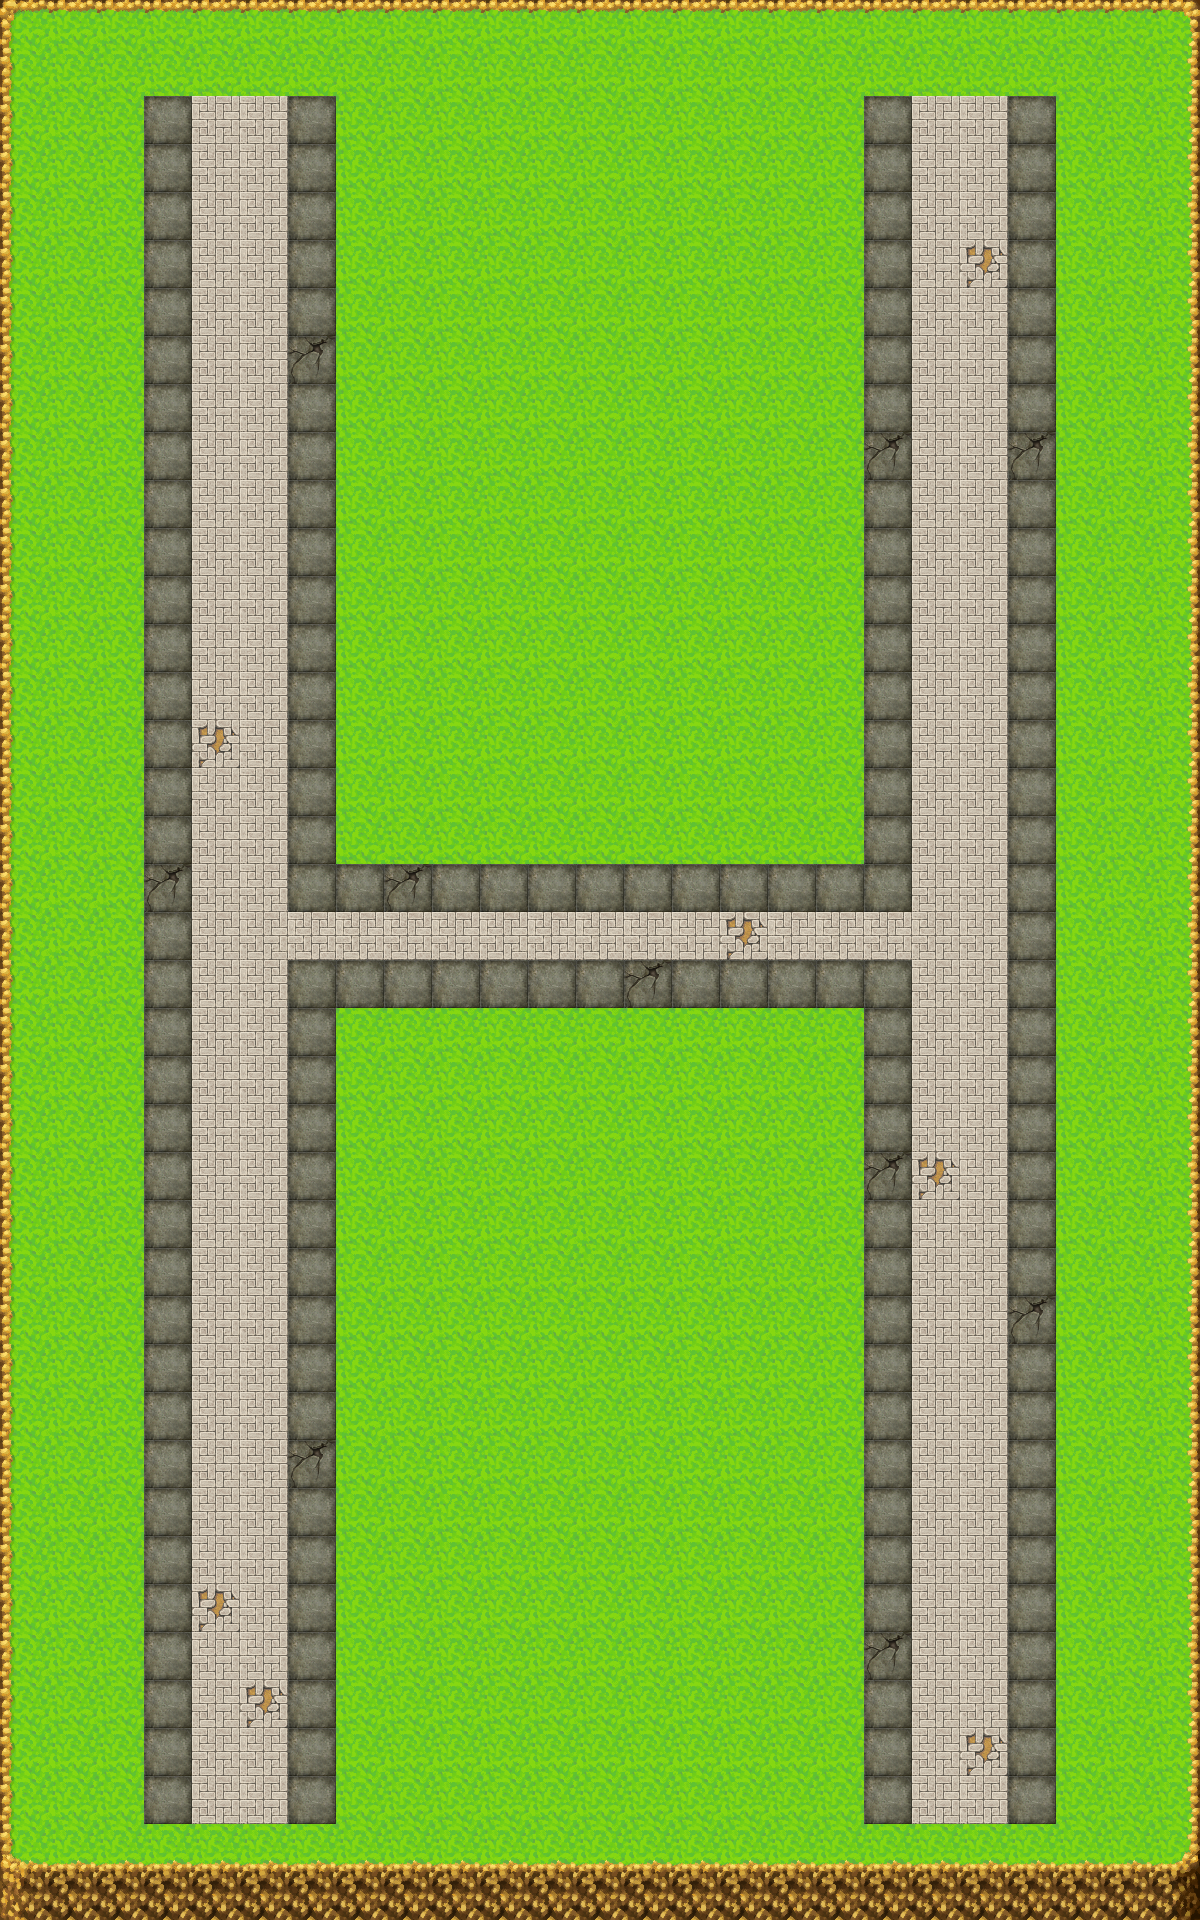

This is a level from a 2D game, rendered from its Tiled map with the project's own tilesets. A one-line summary and the complete map file follow:
An orthogonal 25x40 tile map with 48x48 px tiles, 1 tile layer (Ground).

<map version="1.0" tiledversion="1.1.1" orientation="orthogonal" renderorder="right-down" width="25" height="40" tilewidth="48" tileheight="48" infinite="0" nextobjectid="1">
 <tileset firstgid="1" name="Outside_A5" tilewidth="48" tileheight="48" tilecount="128" columns="8">
  <image source="Outside_A5.png" width="384" height="768" />
 </tileset>
 <layer name="Ground" width="25" height="40">
  <data encoding="csv">
89,90,90,90,90,90,90,90,90,90,90,90,90,90,90,90,90,90,90,90,90,90,90,90,91,
97,98,98,98,98,98,98,98,98,98,98,98,98,98,98,98,98,98,98,98,98,98,98,98,99,
97,98,98,53,36,36,53,98,98,98,98,98,98,98,98,98,98,98,53,36,36,53,98,98,99,
97,98,98,53,36,36,53,98,98,98,98,98,98,98,98,98,98,98,53,36,36,53,98,98,99,
97,98,98,53,36,36,53,98,98,98,98,98,98,98,98,98,98,98,53,36,36,53,98,98,99,
97,98,98,53,36,36,53,98,98,98,98,98,98,98,98,98,98,98,53,36,40,53,98,98,99,
97,98,98,53,36,36,53,98,98,98,98,98,98,98,98,98,98,98,53,36,36,53,98,98,99,
97,98,98,53,36,36,54,98,98,98,98,98,98,98,98,98,98,98,53,36,36,53,98,98,99,
97,98,98,53,36,36,53,98,98,98,98,98,98,98,98,98,98,98,53,36,36,53,98,98,99,
97,98,98,53,36,36,53,98,98,98,98,98,98,98,98,98,98,98,54,36,36,54,98,98,99,
97,98,98,53,36,36,53,98,98,98,98,98,98,98,98,98,98,98,53,36,36,53,98,98,99,
97,98,98,53,36,36,53,98,98,98,98,98,98,98,98,98,98,98,53,36,36,53,98,98,99,
97,98,98,53,36,36,53,98,98,98,98,98,98,98,98,98,98,98,53,36,36,53,98,98,99,
97,98,98,53,36,36,53,98,98,98,98,98,98,98,98,98,98,98,53,36,36,53,98,98,99,
97,98,98,53,36,36,53,98,98,98,98,98,98,98,98,98,98,98,53,36,36,53,98,98,99,
97,98,98,53,40,36,53,98,98,98,98,98,98,98,98,98,98,98,53,36,36,53,98,98,99,
97,98,98,53,36,36,53,98,98,98,98,98,98,98,98,98,98,98,53,36,36,53,98,98,99,
97,98,98,53,36,36,53,98,98,98,98,98,98,98,98,98,98,98,53,36,36,53,98,98,99,
97,98,98,54,36,36,53,53,54,53,53,53,53,53,53,53,53,53,53,36,36,53,98,98,99,
97,98,98,53,36,36,36,36,36,36,36,36,36,36,36,40,36,36,36,36,36,53,98,98,99,
97,98,98,53,36,36,53,53,53,53,53,53,53,54,53,53,53,53,53,36,36,53,98,98,99,
97,98,98,53,36,36,53,98,98,98,98,98,98,98,98,98,98,98,53,36,36,53,98,98,99,
97,98,98,53,36,36,53,98,98,98,98,98,98,98,98,98,98,98,53,36,36,53,98,98,99,
97,98,98,53,36,36,53,98,98,98,98,98,98,98,98,98,98,98,53,36,36,53,98,98,99,
97,98,98,53,36,36,53,98,98,98,98,98,98,98,98,98,98,98,54,40,36,53,98,98,99,
97,98,98,53,36,36,53,98,98,98,98,98,98,98,98,98,98,98,53,36,36,53,98,98,99,
97,98,98,53,36,36,53,98,98,98,98,98,98,98,98,98,98,98,53,36,36,53,98,98,99,
97,98,98,53,36,36,53,98,98,98,98,98,98,98,98,98,98,98,53,36,36,54,98,98,99,
97,98,98,53,36,36,53,98,98,98,98,98,98,98,98,98,98,98,53,36,36,53,98,98,99,
97,98,98,53,36,36,53,98,98,98,98,98,98,98,98,98,98,98,53,36,36,53,98,98,99,
97,98,98,53,36,36,54,98,98,98,98,98,98,98,98,98,98,98,53,36,36,53,98,98,99,
97,98,98,53,36,36,53,98,98,98,98,98,98,98,98,98,98,98,53,36,36,53,98,98,99,
97,98,98,53,36,36,53,98,98,98,98,98,98,98,98,98,98,98,53,36,36,53,98,98,99,
97,98,98,53,40,36,53,98,98,98,98,98,98,98,98,98,98,98,53,36,36,53,98,98,99,
97,98,98,53,36,36,53,98,98,98,98,98,98,98,98,98,98,98,54,36,36,53,98,98,99,
97,98,98,53,36,40,53,98,98,98,98,98,98,98,98,98,98,98,53,36,36,53,98,98,99,
97,98,98,53,36,36,53,98,98,98,98,98,98,98,98,98,98,98,53,36,40,53,98,98,99,
97,98,98,53,36,36,53,98,98,98,98,98,98,98,98,98,98,98,53,36,36,53,98,98,99,
105,106,106,106,106,106,106,106,106,106,106,106,106,106,106,106,106,106,106,106,106,106,106,106,107,
113,114,114,114,114,114,114,114,114,114,114,114,114,114,114,114,114,114,114,114,114,114,114,114,115
</data>
 </layer>
</map>